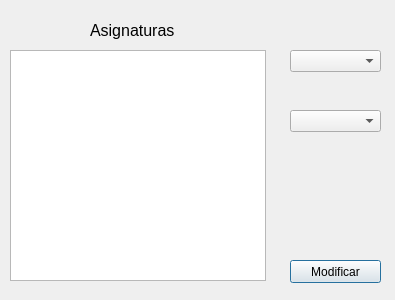
<?xml version="1.0" encoding="UTF-8"?>
<ui version="4.0">
 <class>Dialog</class>
 <widget class="QDialog" name="Dialog">
  <property name="geometry">
   <rect>
    <x>0</x>
    <y>0</y>
    <width>395</width>
    <height>300</height>
   </rect>
  </property>
  <property name="windowTitle">
   <string>Asignaturas</string>
  </property>
  <widget class="QLabel" name="label">
   <property name="geometry">
    <rect>
     <x>90</x>
     <y>20</y>
     <width>111</width>
     <height>21</height>
    </rect>
   </property>
   <property name="font">
    <font>
     <pointsize>12</pointsize>
    </font>
   </property>
   <property name="text">
    <string>Asignaturas</string>
   </property>
  </widget>
  <widget class="QComboBox" name="comboBoxCurso">
   <property name="geometry">
    <rect>
     <x>290</x>
     <y>50</y>
     <width>91</width>
     <height>22</height>
    </rect>
   </property>
  </widget>
  <widget class="QComboBox" name="comboBoxAnno">
   <property name="geometry">
    <rect>
     <x>290</x>
     <y>110</y>
     <width>91</width>
     <height>22</height>
    </rect>
   </property>
  </widget>
  <widget class="QPushButton" name="pushButtonModificar">
   <property name="geometry">
    <rect>
     <x>290</x>
     <y>260</y>
     <width>91</width>
     <height>23</height>
    </rect>
   </property>
   <property name="text">
    <string>Modificar</string>
   </property>
  </widget>
  <widget class="QTableView" name="tableView">
   <property name="geometry">
    <rect>
     <x>10</x>
     <y>50</y>
     <width>256</width>
     <height>231</height>
    </rect>
   </property>
  </widget>
 </widget>
 <resources/>
 <connections/>
</ui>
